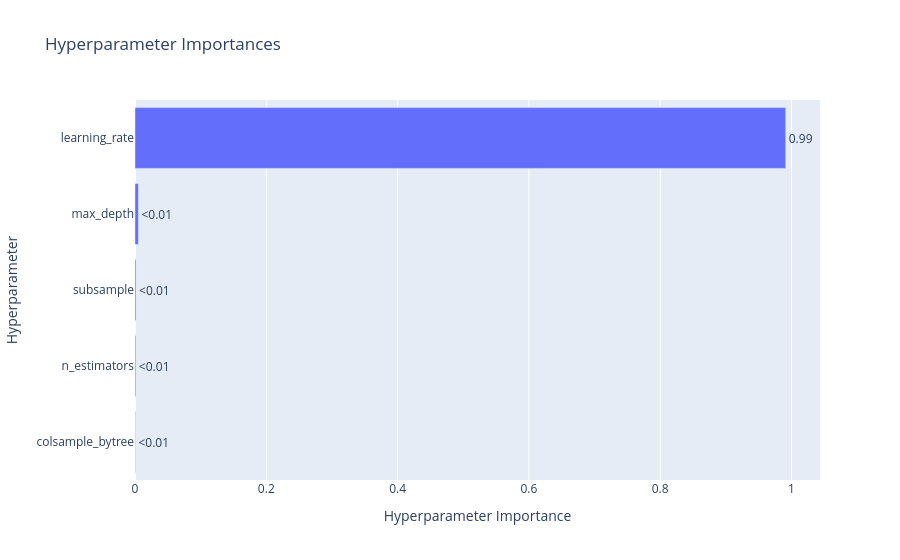

The code cell stored with this chart in its notebook:
### Code cell
fig = optuna.visualization.plot_param_importances(study_simple_encoded)
show(fig)

### Figure 1 — Plotly figure (JSON) as saved in the notebook; plotly's stock layout.template omitted (floating-point values rounded to 4 significant figures)
{"data": [{"cliponaxis": false, "hovertemplate": ["colsample_bytree (FloatDistribution): 0.000651186735829683<extra></extra>", "n_estimators (IntDistribution): 0.0012949384000105354<extra></extra>", "subsample (FloatDistribution): 0.001554895995130964<extra></extra>", "max_depth (IntDistribution): 0.005214084594962173<extra></extra>", "learning_rate (FloatDistribution): 0.9912848942740666<extra></extra>"], "name": "Objective Value", "orientation": "h", "text": ["<0.01", "<0.01", "<0.01", "<0.01", "0.99"], "textposition": "outside", "type": "bar", "x": [0.0006512, 0.001295, 0.001555, 0.005214, 0.9913], "y": ["colsample_bytree", "n_estimators", "subsample", "max_depth", "learning_rate"]}], "layout": {"title": {"text": "Hyperparameter Importances"}, "xaxis": {"title": {"text": "Hyperparameter Importance"}}, "yaxis": {"title": {"text": "Hyperparameter"}}}}
